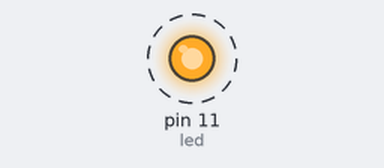
A sketch run on a simulated Arduino Uno, built with avr-gcc and run on an emulated ATmega328P. On the bench: output pins drawn as LEDs (lit = HIGH). Dashed ring = blinking.

Above: at 0.2 s.
Timing chart, 0 to 3.0 s (numbered marks = the images above):
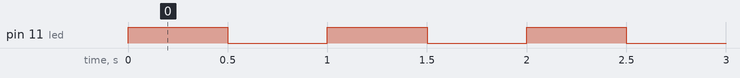

The sketch:

proje1.ino
```cpp
int led = 11;
int zmn = 500;
void setup()
{
  pinMode(led, OUTPUT);
  digitalWrite(led,LOW);
}

void loop()
{
	digitalWrite(led, HIGH);
  	delay(zmn);
  	digitalWrite(led, LOW);
  	delay(zmn);
}
```

Measured:
- by itself, pin 11 (led): alternates HIGH for 0.50 s and LOW for 0.50 s
